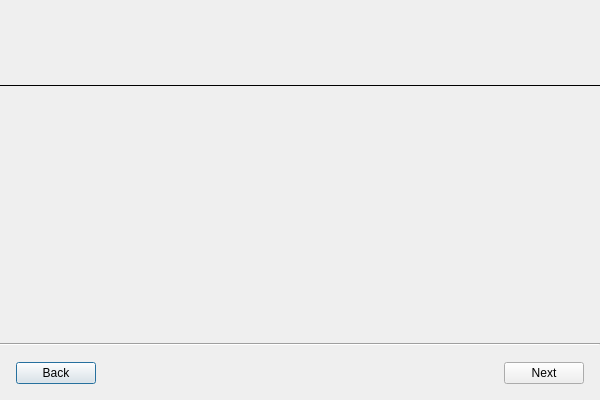
<?xml version="1.0" encoding="UTF-8"?>
<ui version="4.0">
 <class>CameraReplacementDialog</class>
 <widget class="QDialog" name="CameraReplacementDialog">
  <property name="geometry">
   <rect>
    <x>0</x>
    <y>0</y>
    <width>600</width>
    <height>400</height>
   </rect>
  </property>
  <property name="minimumSize">
   <size>
    <width>0</width>
    <height>400</height>
   </size>
  </property>
  <property name="maximumSize">
   <size>
    <width>960</width>
    <height>16777215</height>
   </size>
  </property>
  <property name="windowTitle">
   <string>Camera Replacement</string>
  </property>
  <layout class="QVBoxLayout" name="widgetLayout">
   <property name="spacing">
    <number>0</number>
   </property>
   <property name="leftMargin">
    <number>0</number>
   </property>
   <property name="topMargin">
    <number>0</number>
   </property>
   <property name="rightMargin">
    <number>0</number>
   </property>
   <property name="bottomMargin">
    <number>0</number>
   </property>
   <item>
    <widget class="QWidget" name="headerWidget" native="true">
     <layout class="QVBoxLayout" name="verticalLayout_4">
      <property name="spacing">
       <number>0</number>
      </property>
      <property name="leftMargin">
       <number>0</number>
      </property>
      <property name="topMargin">
       <number>0</number>
      </property>
      <property name="rightMargin">
       <number>0</number>
      </property>
      <property name="bottomMargin">
       <number>0</number>
      </property>
      <item>
       <widget class="QWidget" name="headerContentsWidget" native="true">
        <layout class="QVBoxLayout" name="headerContentsLayout">
         <property name="spacing">
          <number>8</number>
         </property>
         <property name="leftMargin">
          <number>16</number>
         </property>
         <property name="topMargin">
          <number>24</number>
         </property>
         <property name="rightMargin">
          <number>16</number>
         </property>
         <property name="bottomMargin">
          <number>16</number>
         </property>
         <item>
          <widget class="QLabel" name="headerCheckmarkLabel">
           <property name="alignment">
            <set>Qt::AlignCenter</set>
           </property>
          </widget>
         </item>
         <item>
          <widget class="QLabel" name="headerCaptionLabel">
           <property name="alignment">
            <set>Qt::AlignCenter</set>
           </property>
          </widget>
         </item>
         <item>
          <widget class="QnWordWrappedLabel" name="headerDetailsLabel" native="true"/>
         </item>
        </layout>
       </widget>
      </item>
      <item>
       <widget class="Line" name="headerHorizontalLine">
        <property name="frameShadow">
         <enum>QFrame::Plain</enum>
        </property>
        <property name="orientation">
         <enum>Qt::Horizontal</enum>
        </property>
       </widget>
      </item>
     </layout>
    </widget>
   </item>
   <item>
    <widget class="QStackedWidget" name="stackedWidget">
     <property name="currentIndex">
      <number>0</number>
     </property>
     <widget class="QWidget" name="cameraSelectionPage">
      <layout class="QVBoxLayout" name="cameraSelectionPageLayout"/>
     </widget>
     <widget class="QWidget" name="dataTransferReportPage">
      <layout class="QVBoxLayout" name="dataTransferReportLayout">
       <property name="spacing">
        <number>0</number>
       </property>
       <property name="leftMargin">
        <number>0</number>
       </property>
       <property name="topMargin">
        <number>0</number>
       </property>
       <property name="rightMargin">
        <number>0</number>
       </property>
       <property name="bottomMargin">
        <number>0</number>
       </property>
       <item>
        <widget class="QScrollArea" name="scrollArea">
         <property name="widgetResizable">
          <bool>true</bool>
         </property>
         <widget class="QWidget" name="dataTransferReportWidget">
          <property name="geometry">
           <rect>
            <x>0</x>
            <y>0</y>
            <width>598</width>
            <height>258</height>
           </rect>
          </property>
          <layout class="QVBoxLayout" name="dataTransferContentsLayout">
           <property name="spacing">
            <number>8</number>
           </property>
           <property name="leftMargin">
            <number>16</number>
           </property>
           <property name="topMargin">
            <number>8</number>
           </property>
           <property name="rightMargin">
            <number>16</number>
           </property>
           <property name="bottomMargin">
            <number>8</number>
           </property>
          </layout>
         </widget>
        </widget>
       </item>
      </layout>
     </widget>
     <widget class="QWidget" name="cameraReplacementSummaryPage">
      <layout class="QVBoxLayout" name="verticalLayout_2">
       <property name="spacing">
        <number>0</number>
       </property>
       <property name="leftMargin">
        <number>16</number>
       </property>
       <property name="topMargin">
        <number>16</number>
       </property>
       <property name="rightMargin">
        <number>16</number>
       </property>
       <property name="bottomMargin">
        <number>16</number>
       </property>
       <item>
        <widget class="QLabel" name="replacementCameraCaptionLabel">
         <property name="text">
          <string>New device</string>
         </property>
         <property name="alignment">
          <set>Qt::AlignCenter</set>
         </property>
        </widget>
       </item>
       <item>
        <layout class="QHBoxLayout" name="horizontalLayout_3">
         <property name="spacing">
          <number>4</number>
         </property>
         <property name="topMargin">
          <number>4</number>
         </property>
         <property name="bottomMargin">
          <number>16</number>
         </property>
         <item>
          <spacer name="horizontalSpacer_2">
           <property name="orientation">
            <enum>Qt::Horizontal</enum>
           </property>
           <property name="sizeHint" stdset="0">
            <size>
             <width>40</width>
             <height>20</height>
            </size>
           </property>
          </spacer>
         </item>
         <item>
          <widget class="QLabel" name="replacementCameraIconLabel"/>
         </item>
         <item>
          <widget class="QLabel" name="replacementCameraNameLabel"/>
         </item>
         <item>
          <spacer name="horizontalSpacer_3">
           <property name="orientation">
            <enum>Qt::Horizontal</enum>
           </property>
           <property name="sizeHint" stdset="0">
            <size>
             <width>40</width>
             <height>20</height>
            </size>
           </property>
          </spacer>
         </item>
        </layout>
       </item>
       <item>
        <widget class="QLabel" name="replacedCameraCaptionLabel">
         <property name="text">
          <string>Name</string>
         </property>
         <property name="alignment">
          <set>Qt::AlignCenter</set>
         </property>
        </widget>
       </item>
       <item>
        <layout class="QHBoxLayout" name="horizontalLayout_2">
         <property name="spacing">
          <number>4</number>
         </property>
         <property name="topMargin">
          <number>4</number>
         </property>
         <property name="bottomMargin">
          <number>0</number>
         </property>
         <item>
          <spacer name="horizontalSpacer_4">
           <property name="orientation">
            <enum>Qt::Horizontal</enum>
           </property>
           <property name="sizeHint" stdset="0">
            <size>
             <width>40</width>
             <height>20</height>
            </size>
           </property>
          </spacer>
         </item>
         <item>
          <widget class="QLabel" name="replacedCameraIconLabel"/>
         </item>
         <item>
          <widget class="QLabel" name="replacedCameraNameLabel"/>
         </item>
         <item>
          <spacer name="horizontalSpacer_5">
           <property name="orientation">
            <enum>Qt::Horizontal</enum>
           </property>
           <property name="sizeHint" stdset="0">
            <size>
             <width>40</width>
             <height>20</height>
            </size>
           </property>
          </spacer>
         </item>
        </layout>
       </item>
       <item>
        <spacer name="verticalSpacer">
         <property name="orientation">
          <enum>Qt::Vertical</enum>
         </property>
         <property name="sizeHint" stdset="0">
          <size>
           <width>20</width>
           <height>40</height>
          </size>
         </property>
        </spacer>
       </item>
      </layout>
     </widget>
    </widget>
   </item>
   <item>
    <widget class="Line" name="footerHorizontalLine">
     <property name="orientation">
      <enum>Qt::Horizontal</enum>
     </property>
    </widget>
   </item>
   <item>
    <layout class="QHBoxLayout" name="footerHorizontalLayout">
     <property name="spacing">
      <number>0</number>
     </property>
     <property name="leftMargin">
      <number>16</number>
     </property>
     <property name="topMargin">
      <number>16</number>
     </property>
     <property name="rightMargin">
      <number>16</number>
     </property>
     <property name="bottomMargin">
      <number>16</number>
     </property>
     <item>
      <widget class="QPushButton" name="backButton">
       <property name="text">
        <string>Back</string>
       </property>
      </widget>
     </item>
     <item>
      <spacer name="footerSpacer">
       <property name="orientation">
        <enum>Qt::Horizontal</enum>
       </property>
       <property name="sizeHint" stdset="0">
        <size>
         <width>0</width>
         <height>0</height>
        </size>
       </property>
      </spacer>
     </item>
     <item>
      <widget class="QPushButton" name="nextButton">
       <property name="text">
        <string>Next</string>
       </property>
      </widget>
     </item>
    </layout>
   </item>
  </layout>
 </widget>
 <customwidgets>
  <customwidget>
   <class>QnWordWrappedLabel</class>
   <extends>QWidget</extends>
   <header location="global">ui/widgets/word_wrapped_label.h</header>
   <container>1</container>
  </customwidget>
 </customwidgets>
 <resources/>
 <connections/>
</ui>
